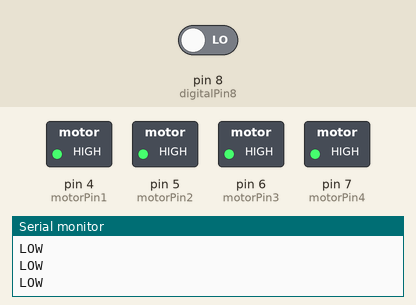
A sketch run on a simulated Arduino Uno, built with avr-gcc and run on an emulated ATmega328P. Parts: switched loads named in the sketch (green lamp = pin HIGH), the last lines printed to the serial monitor. Dashed ring = blinking. The test bench sets the inputs (shaded band); at power-on: pin 8 (digitalPin8) LOW.

Above: at 1.45 s.
1.7 s: pin 8 (digitalPin8) driven HIGH
At 1.85 s:
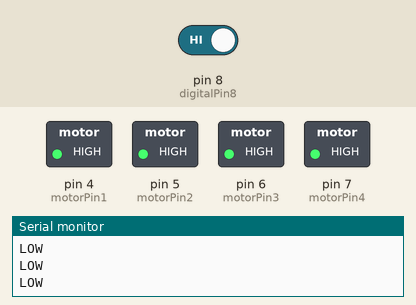
4.7 s: pin 8 (digitalPin8) driven LOW
At 5.05 s:
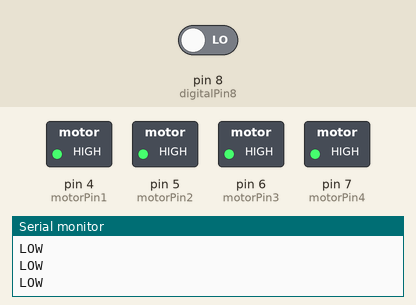
Timing chart, 0 to 13.7 s (numbered marks = the images above; inputs shaded):
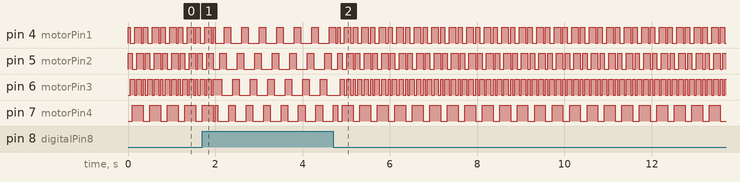

Measured:
- after the input at 4.7 s, pin 5 (motorPin2): alternates HIGH for 0.13 s and LOW for 0.08 s, starting after 0.11 s; pin 6 (motorPin3): alternates HIGH for 0.10 s and LOW for 0.05 s, starting after 0.16 s
- by itself, pin 4 (motorPin1): moves between LOW and HIGH, repeating every 0.40 s

The sketch:

D32_sketch.ino
```cpp
int motorPin1 = 4;
int motorPin2 = 5;
int motorPin3 = 6;
int motorPin4 = 7;
int digitalPin8=8;

int result;
int nseq = 48;
int delayTime = 50;

int Fullwave[] = {1,0,0,0, 0,1,0,0, 0,0,1,0, 0,0,0,1};
int Fullstep[] = {1,1,0,0, 0,1,1,0, 0,0,1,1, 1,0,0,1};
int Halfstep[] = {1,1,0,0,0,1,0,0, 0,1,1,0,0,0,1,0, 0,0,1,1,0,0,0,1, 1,0,0,1,1,0,0,0};
void setup() {
  // put your setup code here, to run once:
  pinMode(motorPin1, OUTPUT);
  pinMode(motorPin2, OUTPUT);
  pinMode(motorPin3, OUTPUT);
  pinMode(motorPin4, OUTPUT);
  pinMode(digitalPin8, INPUT);
  Serial.begin(9600);
}

void loop() {
  // put your main code here, to run repeatedly:
  result=digitalRead(digitalPin8);
  if (result==HIGH)
    for (int j=0; j<8; j++){
      digitalWrite(motorPin4, Halfstep[4*j+0]);
      digitalWrite(motorPin3, Halfstep[4*j+1]);
      digitalWrite(motorPin2, Halfstep[4*j+2]);
      digitalWrite(motorPin1, Halfstep[4*j+3]);
      Serial.println("HIGH");
      delay(delayTime);
    }

else{
  for (int j=0; j<8; j++){
      digitalWrite(motorPin1, Fullstep[4*j+0]);
      digitalWrite(motorPin2, Fullstep[4*j+1]);
      digitalWrite(motorPin3, Fullstep[4*j+2]);
      digitalWrite(motorPin4, Fullstep[4*j+3]);
      Serial.println("LOW");
      delay(delayTime);
    }
}
}
```
